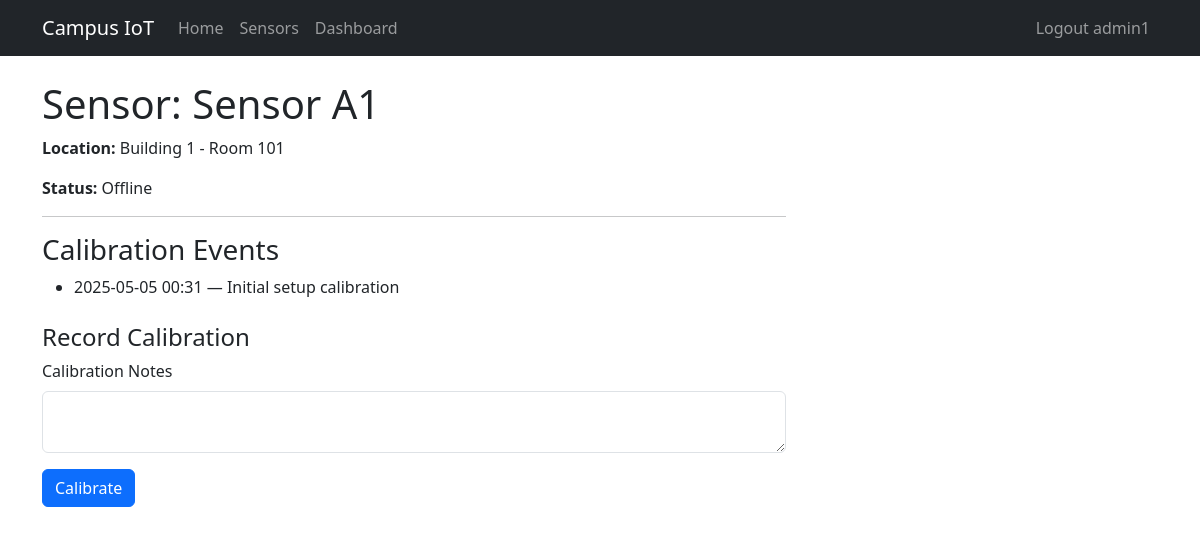
The page /sensors/1 (signed in) on the database as committed earlier.
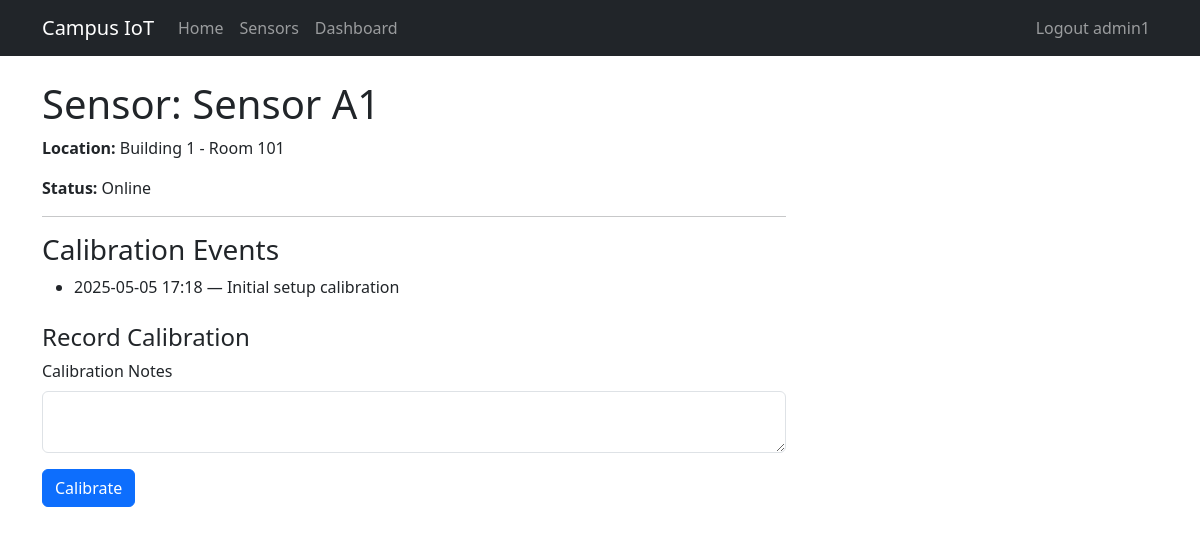
The same page on the database as committed later.
### app/models.py (models this page shows, shortened)
class Sensor(db.Model):
    __tablename__ = 'sensors'
    id = db.Column(db.Integer, primary_key=True)
    name = db.Column(db.String(64), nullable=False)
    location = db.Column(db.String(128), nullable=False)
    status = db.Column(db.String(20), nullable=False)
    calibrations = db.relationship('Calibration', backref='sensor', cascade='all, delete-orphan')
    feedbacks = db.relationship('Feedback', backref='sensor', cascade='all, delete-orphan')
    readings = db.relationship(
        'TemperatureReading',
        back_populates='sensor',
        cascade='all, delete-orphan',
        order_by='TemperatureReading.timestamp'
    )

class Calibration(db.Model):
    __tablename__ = 'calibrations'
    id = db.Column(db.Integer, primary_key=True)
    sensor_id = db.Column(db.Integer, db.ForeignKey('sensors.id'), nullable=False)
    calibrated_at = db.Column(db.DateTime, default=datetime.utcnow, nullable=False)
    notes = db.Column(db.Text, nullable=True)

### app/views.py (the view)
@bp.route('/sensors/<int:id>', methods=['GET'], endpoint='sensor_detail')
@login_required
def sensor_detail(id):
    if current_user.role != 'admin':
        abort(403)
    sensor = db.session.get(Sensor, id)
    if sensor is None:
        return redirect(url_for('main.sensors'))
    calibration_form = CalibrationForm()
    calibration_form.sensor_id.data = sensor.id
    return render_template(
        'sensor_detail.html',
        title=f'Sensor {sensor.name}',
        sensor=sensor,
        calibration_form=calibration_form
    )

### app/forms.py
class CalibrationForm(FlaskForm):
    sensor_id = HiddenField(validators=[DataRequired()])
    notes = TextAreaField(
        'Calibration Notes',
        validators=[Optional(), Length(max=512)]
    )
    submit = SubmitField('Calibrate')

### app/models.py (called while the page is built)
@login.user_loader
def load_user(user_id: str):
    return User.query.get(int(user_id))

### app/templates/sensor_detail.html
{% extends "base.html" %}
{% block content %}
  <h1 class="mt-4">Sensor: {{ sensor.name }}</h1>
  <div class="col-lg-8">
    <p><strong>Location:</strong> {{ sensor.location }}</p>
    <p><strong>Status:</strong> {{ sensor.status.capitalize() }}</p>
    <hr>
    <h3>Calibration Events</h3>
    <ul>
      {% for cal in sensor.calibrations %}
        <li>
          {{ cal.calibrated_at.strftime('%Y-%m-%d %H:%M') }}
          — {{ cal.notes or 'No notes' }}
        </li>
      {% endfor %}
    </ul>
    <h4 class="mt-4">Record Calibration</h4>
    {% import "bootstrap_wtf.html" as wtf %}
    {{ wtf.quick_form(
         calibration_form,
         action=url_for('main.calibrate_sensor')
       ) }}
  </div>
{% endblock %}

Rows that differ between the two databases and show on the page:
changed Sensor "Sensor A1": status "Offline" → "Online"
changed Calibration "Initial setup calibration": calibrated_at "2025-05-05 00:31" → "2025-05-05 17:18"
